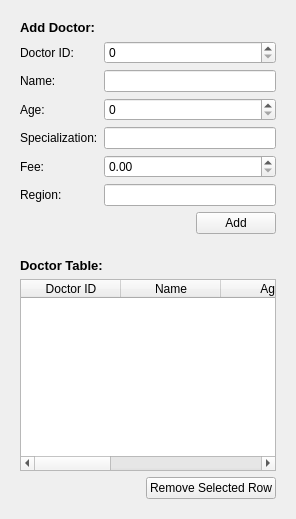
          <widget class="QWidget" name="doctor_tab">
           <attribute name="title">
            <string>Doctor</string>
           </attribute>
           <layout class="QGridLayout" name="gridLayout_23">
            <item row="0" column="0">
             <widget class="QWidget" name="add_doctor_widget" native="true">
              <layout class="QGridLayout" name="gridLayout_25">
               <item row="7" column="1">
                <widget class="QWidget" name="widget" native="true">
                 <layout class="QGridLayout" name="gridLayout_26">
                  <property name="leftMargin">
                   <number>0</number>
                  </property>
                  <property name="topMargin">
                   <number>0</number>
                  </property>
                  <property name="rightMargin">
                   <number>0</number>
                  </property>
                  <property name="bottomMargin">
                   <number>0</number>
                  </property>
                  <item row="0" column="1">
                   <widget class="QPushButton" name="add_doctor_push_btn">
                    <property name="text">
                     <string>Add</string>
                    </property>
                   </widget>
                  </item>
                  <item row="0" column="0">
                   <spacer name="horizontalSpacer_3">
                    <property name="orientation">
                     <enum>Qt::Horizontal</enum>
                    </property>
                    <property name="sizeHint" stdset="0">
                     <size>
                      <width>40</width>
                      <height>20</height>
                     </size>
                    </property>
                   </spacer>
                  </item>
                 </layout>
                </widget>
               </item>
               <item row="0" column="0" colspan="2">
                <widget class="QLabel" name="add_doctor_lbl">
                 <property name="font">
                  <font>
                   <pointsize>10</pointsize>
                   <weight>75</weight>
                   <bold>true</bold>
                  </font>
                 </property>
                 <property name="text">
                  <string>Add Doctor:</string>
                 </property>
                </widget>
               </item>
               <item row="4" column="1">
                <widget class="QLineEdit" name="doctor_specialization_line_edit"/>
               </item>
               <item row="3" column="1">
                <widget class="QSpinBox" name="doctor_age_spin_box">
                 <property name="maximum">
                  <number>2147483647</number>
                 </property>
                </widget>
               </item>
               <item row="3" column="0">
                <widget class="QLabel" name="doctor_age_lbl">
                 <property name="text">
                  <string>Age:</string>
                 </property>
                </widget>
               </item>
               <item row="5" column="1">
                <widget class="QDoubleSpinBox" name="doctor_fee_spin_box">
                 <property name="maximum">
                  <double>99999999.989999994635582</double>
                 </property>
                </widget>
               </item>
               <item row="2" column="1">
                <widget class="QLineEdit" name="doctor_name_line_edit"/>
               </item>
               <item row="1" column="1">
                <widget class="QSpinBox" name="doctor_id_spin_box">
                 <property name="maximum">
                  <number>2147483647</number>
                 </property>
                </widget>
               </item>
               <item row="5" column="0">
                <widget class="QLabel" name="doctor_fee_lbl">
                 <property name="text">
                  <string>Fee:</string>
                 </property>
                </widget>
               </item>
               <item row="4" column="0">
                <widget class="QLabel" name="doctor_specialization_lbl">
                 <property name="text">
                  <string>Specialization:</string>
                 </property>
                </widget>
               </item>
               <item row="1" column="0">
                <widget class="QLabel" name="doctor_id_lbl">
                 <property name="text">
                  <string>Doctor ID:</string>
                 </property>
                </widget>
               </item>
               <item row="2" column="0">
                <widget class="QLabel" name="doctor_name_lbl">
                 <property name="text">
                  <string>Name:</string>
                 </property>
                </widget>
               </item>
               <item row="6" column="0">
                <widget class="QLabel" name="doctor_region_lbl">
                 <property name="text">
                  <string>Region:</string>
                 </property>
                </widget>
               </item>
               <item row="6" column="1">
                <widget class="QLineEdit" name="doctor_region_line_edit"/>
               </item>
              </layout>
             </widget>
            </item>
            <item row="1" column="0">
             <widget class="QWidget" name="doctor_table_widget" native="true">
              <property name="sizePolicy">
               <sizepolicy hsizetype="Preferred" vsizetype="Preferred">
                <horstretch>0</horstretch>
                <verstretch>10</verstretch>
               </sizepolicy>
              </property>
              <layout class="QGridLayout" name="gridLayout_24">
               <item row="2" column="1">
                <widget class="QPushButton" name="remove_doctor_push_btn">
                 <property name="text">
                  <string>Remove Selected Row</string>
                 </property>
                </widget>
               </item>
               <item row="2" column="0">
                <spacer name="horizontalSpacer_4">
                 <property name="orientation">
                  <enum>Qt::Horizontal</enum>
                 </property>
                 <property name="sizeHint" stdset="0">
                  <size>
                   <width>40</width>
                   <height>20</height>
                  </size>
                 </property>
                </spacer>
               </item>
               <item row="1" column="0" colspan="2">
                <widget class="QTableWidget" name="doctor_table">
                 <property name="editTriggers">
                  <set>QAbstractItemView::NoEditTriggers</set>
                 </property>
                 <property name="selectionMode">
                  <enum>QAbstractItemView::SingleSelection</enum>
                 </property>
                 <property name="selectionBehavior">
                  <enum>QAbstractItemView::SelectRows</enum>
                 </property>
                 <column>
                  <property name="text">
                   <string>Doctor ID</string>
                  </property>
                 </column>
                 <column>
                  <property name="text">
                   <string>Name</string>
                  </property>
                 </column>
                 <column>
                  <property name="text">
                   <string>Age</string>
                  </property>
                 </column>
                 <column>
                  <property name="text">
                   <string>Specialization</string>
                  </property>
                 </column>
                 <column>
                  <property name="text">
                   <string>Fee</string>
                  </property>
                 </column>
                 <column>
                  <property name="text">
                   <string>Region</string>
                  </property>
                 </column>
                </widget>
               </item>
               <item row="0" column="0" colspan="2">
                <widget class="QLabel" name="doctor_table_lbl">
                 <property name="font">
                  <font>
                   <pointsize>10</pointsize>
                   <weight>75</weight>
                   <bold>true</bold>
                  </font>
                 </property>
                 <property name="text">
                  <string>Doctor Table:</string>
                 </property>
                </widget>
               </item>
              </layout>
             </widget>
            </item>
           </layout>
          </widget>
